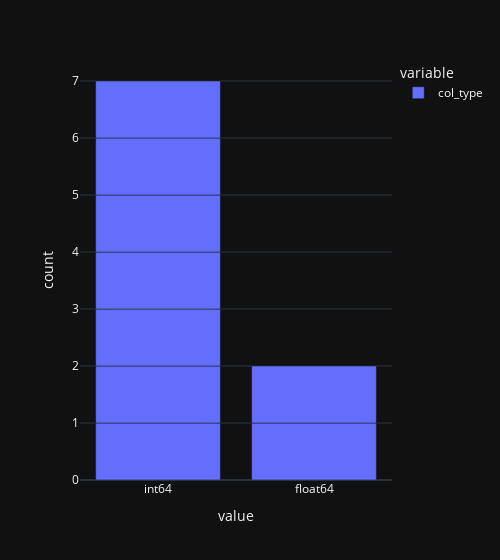

Write notebook code for a chart like this one.
### Code cell
# Plotting the barplot for it
fig = px.bar(types['col_type'],
                   template = 'plotly_dark',
                   width = 500)
fig.show()

### Figure 1 — Plotly figure (JSON) as saved in the notebook; plotly's stock layout.template omitted (floating-point values rounded to 4 significant figures)
{"data": [{"alignmentgroup": "True", "hovertemplate": "variable=col_type<br>value=%{x}<br>count=%{y}<extra></extra>", "legendgroup": "col_type", "marker": {"color": "#636efa", "pattern": {"shape": ""}}, "name": "col_type", "offsetgroup": "col_type", "orientation": "v", "showlegend": true, "textposition": "auto", "type": "bar", "x": ["int64", "int64", "int64", "int64", "int64", "float64", "float64", "int64", "int64"], "xaxis": "x", "y": [1, 1, 1, 1, 1, 1, 1, 1, 1], "yaxis": "y"}], "layout": {"barmode": "relative", "legend": {"title": {"text": "variable"}, "tracegroupgap": 0}, "margin": {"t": 60}, "width": 500, "xaxis": {"anchor": "y", "domain": [0, 1], "title": {"text": "value"}}, "yaxis": {"anchor": "x", "domain": [0, 1], "title": {"text": "count"}}}}
